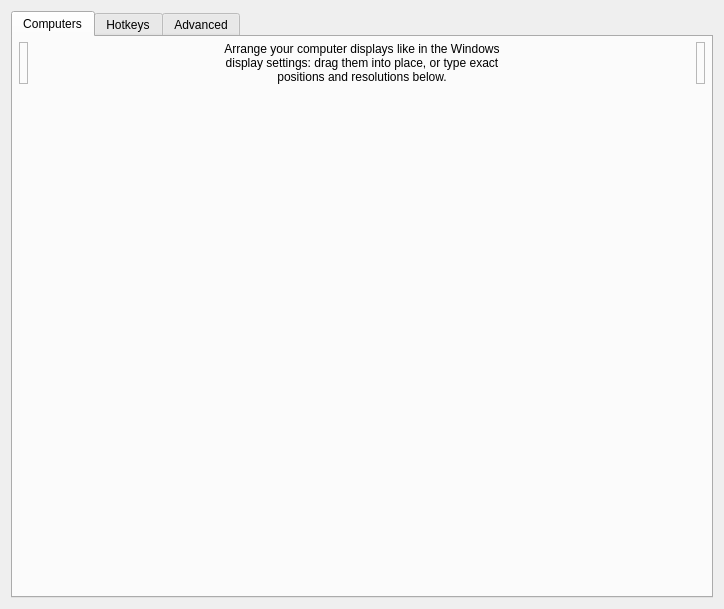
<?xml version="1.0" encoding="UTF-8"?>
<ui version="4.0">
 <class>ServerConfigDialog</class>
 <widget class="QDialog" name="ServerConfigDialog">
  <property name="geometry">
   <rect>
    <x>0</x>
    <y>0</y>
    <width>724</width>
    <height>609</height>
   </rect>
  </property>
  <property name="minimumSize">
   <size>
    <width>0</width>
    <height>0</height>
   </size>
  </property>
  <property name="windowTitle">
   <string>Server Configuration</string>
  </property>
  <layout class="QVBoxLayout" name="verticalLayout_3">
   <item>
    <widget class="QTabWidget" name="tabWidget">
     <widget class="QWidget" name="tabComputers">
      <attribute name="title">
       <string>Computers</string>
      </attribute>
      <layout class="QVBoxLayout">
       <property name="leftMargin">
        <number>6</number>
       </property>
       <property name="topMargin">
        <number>5</number>
       </property>
       <property name="rightMargin">
        <number>6</number>
       </property>
       <property name="bottomMargin">
        <number>5</number>
       </property>
       <item>
        <layout class="QHBoxLayout" name="layoutComputers">
         <property name="spacing">
          <number>6</number>
         </property>
         <item>
          <widget class="TrashScreenWidget" name="lblRemoveScreen">
           <property name="acceptDrops">
            <bool>true</bool>
           </property>
           <property name="toolTip">
            <string>Drag a computer from the grid to the trashcan to remove it.</string>
           </property>
           <property name="frameShape">
            <enum>QFrame::Shape::StyledPanel</enum>
           </property>
           <property name="frameShadow">
            <enum>QFrame::Shadow::Raised</enum>
           </property>
          </widget>
         </item>
         <item>
          <spacer name="horizontalSpacer_21">
           <property name="orientation">
            <enum>Qt::Orientation::Horizontal</enum>
           </property>
           <property name="sizeHint" stdset="0">
            <size>
             <width>40</width>
             <height>20</height>
            </size>
           </property>
          </spacer>
         </item>
         <item>
          <widget class="QLabel" name="label_2">
           <property name="sizePolicy">
            <sizepolicy hsizetype="Preferred" vsizetype="Preferred">
             <horstretch>1</horstretch>
             <verstretch>0</verstretch>
            </sizepolicy>
           </property>
           <property name="maximumSize">
            <size>
             <width>310</width>
             <height>16777215</height>
            </size>
           </property>
           <property name="text">
            <string>Arrange your computer displays like in the Windows display settings: drag them into place, or type exact positions and resolutions below.</string>
           </property>
           <property name="alignment">
            <set>Qt::AlignmentFlag::AlignCenter</set>
           </property>
           <property name="wordWrap">
            <bool>true</bool>
           </property>
           <property name="indent">
            <number>-1</number>
           </property>
          </widget>
         </item>
         <item>
          <spacer name="horizontalSpacer_22">
           <property name="orientation">
            <enum>Qt::Orientation::Horizontal</enum>
           </property>
           <property name="sizeHint" stdset="0">
            <size>
             <width>40</width>
             <height>20</height>
            </size>
           </property>
          </spacer>
         </item>
         <item>
          <widget class="NewScreenWidget" name="lblNewScreen">
           <property name="toolTip">
            <string>Drag to the grid to add a new computer.</string>
           </property>
           <property name="frameShape">
            <enum>QFrame::Shape::StyledPanel</enum>
           </property>
           <property name="frameShadow">
            <enum>QFrame::Shadow::Raised</enum>
           </property>
          </widget>
         </item>
        </layout>
       </item>
       <item>
        <spacer name="verticalSpacer">
         <property name="orientation">
          <enum>Qt::Orientation::Vertical</enum>
         </property>
         <property name="sizeType">
          <enum>QSizePolicy::Policy::Fixed</enum>
         </property>
         <property name="sizeHint" stdset="0">
          <size>
           <width>20</width>
           <height>10</height>
          </size>
         </property>
        </spacer>
       </item>
       <item>
        <widget class="ScreenSetupView" name="screenSetupView">
         <property name="sizePolicy">
          <sizepolicy hsizetype="MinimumExpanding" vsizetype="Expanding">
           <horstretch>0</horstretch>
           <verstretch>0</verstretch>
          </sizepolicy>
         </property>
         <property name="acceptDrops">
          <bool>true</bool>
         </property>
         <property name="autoFillBackground">
          <bool>false</bool>
         </property>
        </widget>
       </item>
      </layout>
     </widget>
     <widget class="QWidget" name="tabHotkeys">
      <attribute name="title">
       <string>Hotkeys</string>
      </attribute>
      <layout class="QHBoxLayout" name="_2">
       <item>
        <widget class="QGroupBox" name="groupHotkeys">
         <property name="title">
          <string>&amp;Hotkeys</string>
         </property>
         <layout class="QGridLayout" name="_3">
          <item row="0" column="0" rowspan="5">
           <widget class="QListWidget" name="listHotkeys"/>
          </item>
          <item row="0" column="1">
           <widget class="QPushButton" name="btnNewHotkey">
            <property name="enabled">
             <bool>true</bool>
            </property>
            <property name="text">
             <string>&amp;New</string>
            </property>
            <property name="icon">
             <iconset theme="QIcon::ThemeIcon::ListAdd"/>
            </property>
           </widget>
          </item>
          <item row="1" column="1">
           <widget class="QPushButton" name="btnEditHotkey">
            <property name="enabled">
             <bool>false</bool>
            </property>
            <property name="text">
             <string>&amp;Edit</string>
            </property>
            <property name="icon">
             <iconset theme="document-edit"/>
            </property>
           </widget>
          </item>
          <item row="2" column="1">
           <widget class="QPushButton" name="btnRemoveHotkey">
            <property name="enabled">
             <bool>false</bool>
            </property>
            <property name="text">
             <string>&amp;Remove</string>
            </property>
            <property name="icon">
             <iconset theme="QIcon::ThemeIcon::ListRemove"/>
            </property>
           </widget>
          </item>
          <item row="3" column="1">
           <widget class="QPushButton" name="btnLockHotkey">
            <property name="toolTip">
             <string>Create a hotkey that locks the mouse and keyboard to the screen they are currently on (press again to release). Handy for playing a game on one computer.</string>
            </property>
            <property name="text">
             <string>&amp;Lock key...</string>
            </property>
            <property name="icon">
             <iconset theme="object-locked"/>
            </property>
           </widget>
          </item>
          <item row="4" column="1">
           <spacer name="hotkeySpacer">
            <property name="orientation">
             <enum>Qt::Orientation::Vertical</enum>
            </property>
            <property name="sizeHint" stdset="0">
             <size>
              <width>75</width>
              <height>161</height>
             </size>
            </property>
           </spacer>
          </item>
         </layout>
        </widget>
       </item>
       <item>
        <widget class="QGroupBox" name="groupActions">
         <property name="font">
          <font>
           <kerning>true</kerning>
          </font>
         </property>
         <property name="title">
          <string>A&amp;ctions</string>
         </property>
         <layout class="QGridLayout">
          <item row="0" column="0" rowspan="4">
           <widget class="QListWidget" name="listActions"/>
          </item>
          <item row="0" column="1">
           <widget class="QPushButton" name="btnNewAction">
            <property name="enabled">
             <bool>false</bool>
            </property>
            <property name="text">
             <string>Ne&amp;w</string>
            </property>
            <property name="icon">
             <iconset theme="QIcon::ThemeIcon::ListAdd"/>
            </property>
           </widget>
          </item>
          <item row="1" column="1">
           <widget class="QPushButton" name="btnEditAction">
            <property name="enabled">
             <bool>false</bool>
            </property>
            <property name="text">
             <string>E&amp;dit</string>
            </property>
            <property name="icon">
             <iconset theme="document-edit"/>
            </property>
           </widget>
          </item>
          <item row="2" column="1">
           <widget class="QPushButton" name="btnRemoveAction">
            <property name="enabled">
             <bool>false</bool>
            </property>
            <property name="text">
             <string>Re&amp;move</string>
            </property>
            <property name="icon">
             <iconset theme="QIcon::ThemeIcon::ListRemove"/>
            </property>
           </widget>
          </item>
          <item row="3" column="1">
           <spacer name="actionSpacer">
            <property name="orientation">
             <enum>Qt::Orientation::Vertical</enum>
            </property>
            <property name="sizeHint" stdset="0">
             <size>
              <width>20</width>
              <height>40</height>
             </size>
            </property>
           </spacer>
          </item>
         </layout>
        </widget>
       </item>
      </layout>
     </widget>
     <widget class="QWidget" name="tabAdvanced">
      <attribute name="title">
       <string>Advanced</string>
      </attribute>
      <layout class="QVBoxLayout" name="verticalLayout_2">
       <property name="leftMargin">
        <number>15</number>
       </property>
       <property name="topMargin">
        <number>15</number>
       </property>
       <property name="rightMargin">
        <number>15</number>
       </property>
       <property name="bottomMargin">
        <number>15</number>
       </property>
       <item>
        <widget class="QGroupBox" name="groupMisc">
         <property name="font">
          <font>
           <kerning>false</kerning>
          </font>
         </property>
         <property name="title">
          <string>&amp;Misc</string>
         </property>
         <layout class="QVBoxLayout" name="verticalLayout_4">
          <property name="leftMargin">
           <number>6</number>
          </property>
          <property name="topMargin">
           <number>6</number>
          </property>
          <property name="rightMargin">
           <number>6</number>
          </property>
          <property name="bottomMargin">
           <number>6</number>
          </property>
          <item>
           <widget class="QCheckBox" name="cbDisableLockToComputer">
            <property name="text">
             <string>Disable lock to computer (scroll lock key)</string>
            </property>
           </widget>
          </item>
          <item>
           <widget class="QCheckBox" name="cbDefaultLockToComputerState">
            <property name="text">
             <string>Enable lock to computer at startup</string>
            </property>
           </widget>
          </item>
          <item>
           <widget class="QCheckBox" name="cbRelativeMouseMoves">
            <property name="enabled">
             <bool>true</bool>
            </property>
            <property name="text">
             <string>Use &amp;relative mouse movements</string>
            </property>
           </widget>
          </item>
          <item>
           <widget class="QCheckBox" name="cbWin32KeepForeground">
            <property name="enabled">
             <bool>true</bool>
            </property>
            <property name="text">
             <string>Don't take &amp;foreground window (Windows only)</string>
            </property>
           </widget>
          </item>
          <item>
           <layout class="QHBoxLayout" name="layoutClipboard">
            <item>
             <widget class="QCheckBox" name="cbEnableClipboard">
              <property name="sizePolicy">
               <sizepolicy hsizetype="Minimum" vsizetype="Preferred">
                <horstretch>0</horstretch>
                <verstretch>0</verstretch>
               </sizepolicy>
              </property>
              <property name="text">
               <string>Enable clipboard sharing</string>
              </property>
              <property name="checked">
               <bool>true</bool>
              </property>
             </widget>
            </item>
            <item>
             <spacer name="horizontalSpacer">
              <property name="orientation">
               <enum>Qt::Orientation::Horizontal</enum>
              </property>
              <property name="sizeHint" stdset="0">
               <size>
                <width>40</width>
                <height>20</height>
               </size>
              </property>
             </spacer>
            </item>
            <item>
             <widget class="QLabel" name="label_7">
              <property name="text">
               <string>Limit to:</string>
              </property>
             </widget>
            </item>
            <item>
             <widget class="QSpinBox" name="sbClipboardSizeLimit">
              <property name="enabled">
               <bool>false</bool>
              </property>
              <property name="sizePolicy">
               <sizepolicy hsizetype="Maximum" vsizetype="Fixed">
                <horstretch>0</horstretch>
                <verstretch>0</verstretch>
               </sizepolicy>
              </property>
              <property name="suffix">
               <string>MB</string>
              </property>
              <property name="maximum">
               <number>10000</number>
              </property>
              <property name="value">
               <number>3</number>
              </property>
             </widget>
            </item>
            <item>
             <spacer name="horizontalSpacer_3">
              <property name="orientation">
               <enum>Qt::Orientation::Horizontal</enum>
              </property>
              <property name="sizeType">
               <enum>QSizePolicy::Policy::Fixed</enum>
              </property>
              <property name="sizeHint" stdset="0">
               <size>
                <width>50</width>
                <height>20</height>
               </size>
              </property>
             </spacer>
            </item>
           </layout>
          </item>
         </layout>
        </widget>
       </item>
       <item>
        <widget class="QGroupBox" name="groupSwitch">
         <property name="font">
          <font>
           <kerning>true</kerning>
          </font>
         </property>
         <property name="title">
          <string>&amp;Switching</string>
         </property>
         <layout class="QVBoxLayout">
          <property name="spacing">
           <number>6</number>
          </property>
          <property name="leftMargin">
           <number>6</number>
          </property>
          <property name="topMargin">
           <number>6</number>
          </property>
          <property name="rightMargin">
           <number>6</number>
          </property>
          <property name="bottomMargin">
           <number>6</number>
          </property>
          <item>
           <layout class="QHBoxLayout" name="_5">
            <item>
             <widget class="QCheckBox" name="cbSwitchDelay">
              <property name="enabled">
               <bool>true</bool>
              </property>
              <property name="text">
               <string>Switch &amp;after waiting</string>
              </property>
             </widget>
            </item>
            <item>
             <spacer name="spacerSwitchWait">
              <property name="orientation">
               <enum>Qt::Orientation::Horizontal</enum>
              </property>
              <property name="sizeHint" stdset="0">
               <size>
                <width>40</width>
                <height>20</height>
               </size>
              </property>
             </spacer>
            </item>
            <item>
             <widget class="QSpinBox" name="sbSwitchDelay">
              <property name="enabled">
               <bool>false</bool>
              </property>
              <property name="sizePolicy">
               <sizepolicy hsizetype="Maximum" vsizetype="Fixed">
                <horstretch>0</horstretch>
                <verstretch>0</verstretch>
               </sizepolicy>
              </property>
              <property name="suffix">
               <string>ms</string>
              </property>
              <property name="minimum">
               <number>10</number>
              </property>
              <property name="maximum">
               <number>10000</number>
              </property>
              <property name="singleStep">
               <number>10</number>
              </property>
              <property name="value">
               <number>250</number>
              </property>
             </widget>
            </item>
            <item>
             <spacer name="spacerSwitchWait_2">
              <property name="orientation">
               <enum>Qt::Orientation::Horizontal</enum>
              </property>
              <property name="sizeType">
               <enum>QSizePolicy::Policy::Fixed</enum>
              </property>
              <property name="sizeHint" stdset="0">
               <size>
                <width>50</width>
                <height>20</height>
               </size>
              </property>
             </spacer>
            </item>
           </layout>
          </item>
          <item>
           <layout class="QHBoxLayout" name="_6">
            <item>
             <widget class="QCheckBox" name="cbSwitchDoubleTap">
              <property name="enabled">
               <bool>true</bool>
              </property>
              <property name="text">
               <string>Switch on double &amp;tap within</string>
              </property>
             </widget>
            </item>
            <item>
             <spacer name="spacerDoubleTap">
              <property name="orientation">
               <enum>Qt::Orientation::Horizontal</enum>
              </property>
              <property name="sizeHint" stdset="0">
               <size>
                <width>40</width>
                <height>20</height>
               </size>
              </property>
             </spacer>
            </item>
            <item>
             <widget class="QSpinBox" name="sbSwitchDoubleTap">
              <property name="enabled">
               <bool>false</bool>
              </property>
              <property name="sizePolicy">
               <sizepolicy hsizetype="Maximum" vsizetype="Fixed">
                <horstretch>0</horstretch>
                <verstretch>0</verstretch>
               </sizepolicy>
              </property>
              <property name="suffix">
               <string>ms</string>
              </property>
              <property name="minimum">
               <number>10</number>
              </property>
              <property name="maximum">
               <number>10000</number>
              </property>
              <property name="singleStep">
               <number>10</number>
              </property>
              <property name="value">
               <number>250</number>
              </property>
             </widget>
            </item>
            <item>
             <spacer name="spacerDoubleTap_2">
              <property name="orientation">
               <enum>Qt::Orientation::Horizontal</enum>
              </property>
              <property name="sizeType">
               <enum>QSizePolicy::Policy::Fixed</enum>
              </property>
              <property name="sizeHint" stdset="0">
               <size>
                <width>50</width>
                <height>20</height>
               </size>
              </property>
             </spacer>
            </item>
           </layout>
          </item>
         </layout>
        </widget>
       </item>
       <item>
        <widget class="QGroupBox" name="groupNetwork">
         <property name="title">
          <string>&amp;Network</string>
         </property>
         <layout class="QVBoxLayout" name="verticalLayout_5">
          <property name="leftMargin">
           <number>6</number>
          </property>
          <property name="topMargin">
           <number>6</number>
          </property>
          <property name="rightMargin">
           <number>6</number>
          </property>
          <property name="bottomMargin">
           <number>6</number>
          </property>
          <item>
           <widget class="QWidget" name="widgetHeartbeat" native="true">
            <layout class="QHBoxLayout" name="groupHeartbeat">
             <property name="spacing">
              <number>9</number>
             </property>
             <property name="leftMargin">
              <number>1</number>
             </property>
             <item>
              <widget class="QCheckBox" name="cbHeartbeat">
               <property name="enabled">
                <bool>true</bool>
               </property>
               <property name="whatsThis">
                <string>&lt;html&gt;&lt;head/&gt;&lt;body&gt;&lt;p&gt;Enables the network heartbeat to ping clients every &lt;span style=&quot; font-style:italic;&quot;&gt;n&lt;/span&gt; seconds. This may help to diagnose network problems by retrying the connection if the client becomes unresponsive.&lt;/p&gt;&lt;/body&gt;&lt;/html&gt;</string>
               </property>
               <property name="text">
                <string>&amp;Check clients every</string>
               </property>
              </widget>
             </item>
             <item>
              <spacer name="spacerNetwork">
               <property name="orientation">
                <enum>Qt::Orientation::Horizontal</enum>
               </property>
               <property name="sizeHint" stdset="0">
                <size>
                 <width>40</width>
                 <height>20</height>
                </size>
               </property>
              </spacer>
             </item>
             <item>
              <widget class="QSpinBox" name="sbHeartbeat">
               <property name="enabled">
                <bool>false</bool>
               </property>
               <property name="sizePolicy">
                <sizepolicy hsizetype="Maximum" vsizetype="Fixed">
                 <horstretch>0</horstretch>
                 <verstretch>0</verstretch>
                </sizepolicy>
               </property>
               <property name="suffix">
                <string>ms</string>
               </property>
               <property name="minimum">
                <number>1000</number>
               </property>
               <property name="maximum">
                <number>30000</number>
               </property>
               <property name="singleStep">
                <number>1000</number>
               </property>
               <property name="value">
                <number>5000</number>
               </property>
              </widget>
             </item>
             <item>
              <spacer name="spacerNetwork_2">
               <property name="orientation">
                <enum>Qt::Orientation::Horizontal</enum>
               </property>
               <property name="sizeType">
                <enum>QSizePolicy::Policy::Fixed</enum>
               </property>
               <property name="sizeHint" stdset="0">
                <size>
                 <width>50</width>
                 <height>20</height>
                </size>
               </property>
              </spacer>
             </item>
            </layout>
           </widget>
          </item>
          <item>
           <layout class="QHBoxLayout" name="horizontalLayout_5">
            <item>
             <widget class="QLabel" name="labelProtocol">
              <property name="whatsThis">
               <string>&lt;html&gt;&lt;head/&gt;&lt;body&gt;&lt;p&gt;Enables compatibility with programs that use either the Synergy or Barrier protocols:&lt;/p&gt;&lt;ul style=&quot;margin-top: 0px; margin-bottom: 0px; margin-left: 0px; margin-right: 0px; -qt-list-indent: 1;&quot;&gt;&lt;li style=&quot; margin-top:12px; margin-bottom:0px; margin-left:0px; margin-right:0px; -qt-block-indent:0; text-indent:0px;&quot;&gt;Synergy 3 uses the Synergy protocol.&lt;/li&gt;&lt;li style=&quot; margin-top:0px; margin-bottom:12px; margin-left:0px; margin-right:0px; -qt-block-indent:0; text-indent:0px;&quot;&gt;Barrier, Input-Leap and Synergy 1 uses the Barrier protocol.&lt;/li&gt;&lt;/ul&gt;&lt;p&gt;A Meshflow client will automatically use either the Synergy or Barrier protocol depending on the server protocol.&lt;/p&gt;&lt;/body&gt;&lt;/html&gt;</string>
              </property>
              <property name="text">
               <string>Network protocol</string>
              </property>
             </widget>
            </item>
            <item>
             <widget class="QRadioButton" name="rbProtocolSynergy">
              <property name="text">
               <string notr="true">Synergy</string>
              </property>
              <property name="checked">
               <bool>true</bool>
              </property>
             </widget>
            </item>
            <item>
             <widget class="QRadioButton" name="rbProtocolBarrier">
              <property name="text">
               <string notr="true">Barrier</string>
              </property>
             </widget>
            </item>
           </layout>
          </item>
         </layout>
        </widget>
       </item>
       <item>
        <widget class="QGroupBox" name="groupExternalConfig">
         <property name="toolTip">
          <string>Use a server config file to create complex computer layouts that are not possible with the simple grid-based computer layout editor.

Enabling this setting will disable the server config GUI.</string>
         </property>
         <property name="title">
          <string>Use a server config file</string>
         </property>
         <property name="checkable">
          <bool>true</bool>
         </property>
         <layout class="QHBoxLayout" name="horizontalLayout">
          <item>
           <widget class="QWidget" name="widgetExternalConfigControls" native="true">
            <property name="enabled">
             <bool>false</bool>
            </property>
            <layout class="QHBoxLayout" name="horizontalLayout_2">
             <property name="leftMargin">
              <number>0</number>
             </property>
             <property name="topMargin">
              <number>0</number>
             </property>
             <property name="rightMargin">
              <number>0</number>
             </property>
             <property name="bottomMargin">
              <number>0</number>
             </property>
             <item>
              <widget class="QLabel" name="labelConfigFile">
               <property name="sizePolicy">
                <sizepolicy hsizetype="Maximum" vsizetype="Preferred">
                 <horstretch>0</horstretch>
                 <verstretch>0</verstretch>
                </sizepolicy>
               </property>
               <property name="minimumSize">
                <size>
                 <width>96</width>
                 <height>0</height>
                </size>
               </property>
               <property name="text">
                <string>Config file path</string>
               </property>
              </widget>
             </item>
             <item>
              <spacer name="horizontalSpacer_6">
               <property name="orientation">
                <enum>Qt::Orientation::Horizontal</enum>
               </property>
               <property name="sizeType">
                <enum>QSizePolicy::Policy::Fixed</enum>
               </property>
               <property name="sizeHint" stdset="0">
                <size>
                 <width>13</width>
                 <height>20</height>
                </size>
               </property>
              </spacer>
             </item>
             <item>
              <widget class="QLineEdit" name="lineConfigFile">
               <property name="sizePolicy">
                <sizepolicy hsizetype="Minimum" vsizetype="Fixed">
                 <horstretch>0</horstretch>
                 <verstretch>0</verstretch>
                </sizepolicy>
               </property>
               <property name="minimumSize">
                <size>
                 <width>180</width>
                 <height>0</height>
                </size>
               </property>
              </widget>
             </item>
             <item>
              <widget class="QPushButton" name="btnBrowseConfigFile">
               <property name="sizePolicy">
                <sizepolicy hsizetype="Fixed" vsizetype="Fixed">
                 <horstretch>0</horstretch>
                 <verstretch>0</verstretch>
                </sizepolicy>
               </property>
               <property name="minimumSize">
                <size>
                 <width>0</width>
                 <height>0</height>
                </size>
               </property>
               <property name="cursor">
                <cursorShape>PointingHandCursor</cursorShape>
               </property>
               <property name="text">
                <string/>
               </property>
               <property name="flat">
                <bool>true</bool>
               </property>
              </widget>
             </item>
            </layout>
           </widget>
          </item>
         </layout>
        </widget>
       </item>
      </layout>
     </widget>
    </widget>
   </item>
  </layout>
 </widget>
 <customwidgets>
  <customwidget>
   <class>ScreenSetupView</class>
   <extends>QWidget</extends>
   <header>widgets/ScreenSetupView.h</header>
  </customwidget>
  <customwidget>
   <class>TrashScreenWidget</class>
   <extends>QLabel</extends>
   <header>widgets/TrashScreenWidget.h</header>
  </customwidget>
  <customwidget>
   <class>NewScreenWidget</class>
   <extends>QLabel</extends>
   <header>widgets/NewScreenWidget.h</header>
  </customwidget>
 </customwidgets>
 <tabstops>
  <tabstop>screenSetupView</tabstop>
  <tabstop>listHotkeys</tabstop>
  <tabstop>btnNewHotkey</tabstop>
  <tabstop>btnEditHotkey</tabstop>
  <tabstop>btnRemoveHotkey</tabstop>
  <tabstop>listActions</tabstop>
  <tabstop>btnNewAction</tabstop>
  <tabstop>btnEditAction</tabstop>
  <tabstop>btnRemoveAction</tabstop>
  <tabstop>cbSwitchDelay</tabstop>
  <tabstop>sbSwitchDelay</tabstop>
  <tabstop>cbSwitchDoubleTap</tabstop>
  <tabstop>sbSwitchDoubleTap</tabstop>
  <tabstop>cbEnableClipboard</tabstop>
  <tabstop>sbClipboardSizeLimit</tabstop>
  <tabstop>cbHeartbeat</tabstop>
  <tabstop>sbHeartbeat</tabstop>
  <tabstop>cbRelativeMouseMoves</tabstop>
  <tabstop>tabWidget</tabstop>
 </tabstops>
 <resources/>
 <connections/>
</ui>
